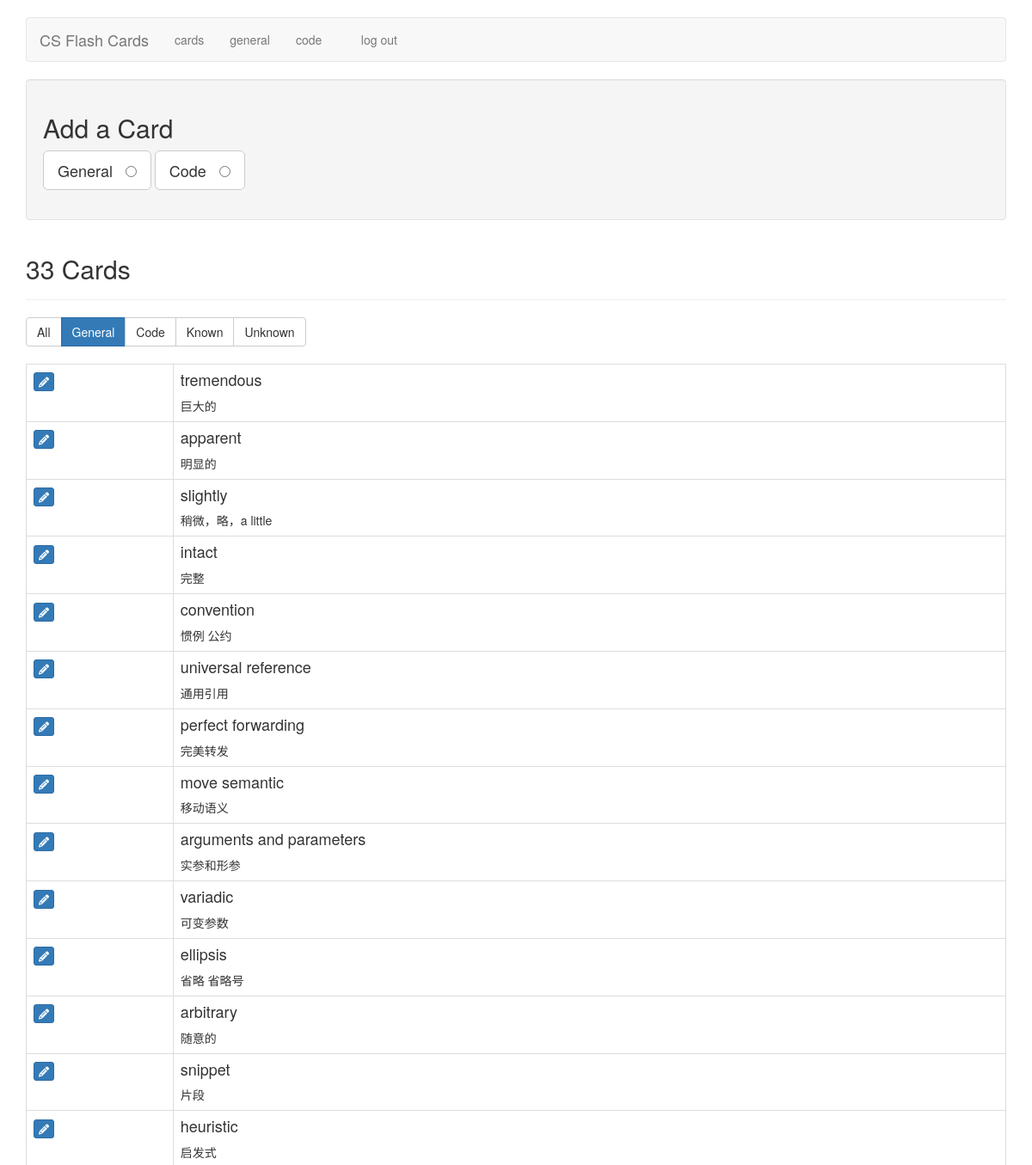
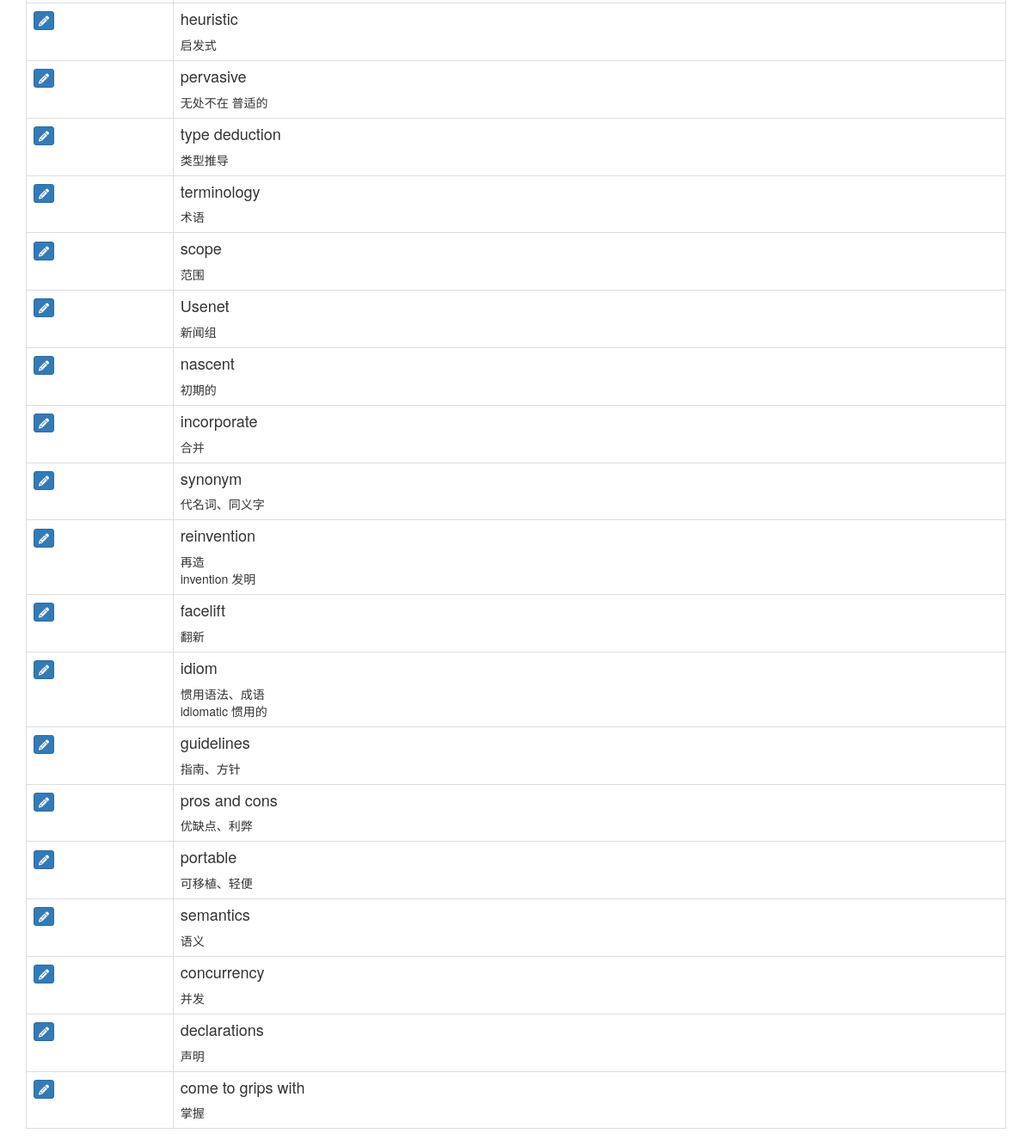
The app's page /filter_cards/general (signed in) with its own data (2 pictures, top to bottom).
### tables this page shows
CREATE TABLE cards (
  id integer primary key autoincrement,
  type tinyint not null, /* 1 for vocab, 2 for code */
  front text not null,
  back text not null,
  known boolean default 0
);

### flash_cards.py (the view)
@app.route('/filter_cards/<filter_name>')
def filter_cards(filter_name):
    if not session.get('logged_in'):
        return redirect(url_for('login'))
    filters = {
        "all":      "where 1 = 1",
        "general":  "where type = 1",
        "code":     "where type = 2",
        "known":    "where known = 1",
        "unknown":  "where known = 0",
    }
    query = filters.get(filter_name)
    if not query:
        return redirect(url_for('cards'))
    db = get_db()
    fullquery = "SELECT id, type, front, back, known FROM cards " + query + " ORDER BY id DESC"
    cur = db.execute(fullquery)
    cards = cur.fetchall()
    return render_template('cards.html', cards=cards, filter_name=filter_name)

### flash_cards.py (called while the page is built)
def connect_db():
    rv = sqlite3.connect(app.config['DATABASE'])
    rv.row_factory = sqlite3.Row
    return rv

def get_db():
    if not hasattr(g, 'sqlite_db'):
        g.sqlite_db = connect_db()
    return g.sqlite_db

### templates/cards.html (shortened to what this page needs)
{% extends "layout.html" %}
{% block body %}
    <div class="well editPanel">
        <h2>Add a Card</h2>
        <form action="{{ url_for('add_card') }}" method="post" class="cardForm">
            <div class="form-group">
                <label for="general" class="toggleButton btn btn-default btn-lg">General &nbsp;
                    <input type="radio" name="type" value="1" id="general"/>
                </label>
                <label for="code" class="toggleButton btn btn-default btn-lg">Code &nbsp;
                    <input type="radio" name="type" value="2" id="code"/>
                </label>
            </div>
        </form>
    </div>
    <div class="page-header">
        <h2>{{ cards|length }} Card{{ '' if (cards|length == 1) else 's' }}</h2>
    </div>
    <div class="btn-group btn-group-md" role="group" aria-label="filters">
        <a href="{{ url_for('filter_cards', filter_name="all") }}" class="btn btn-{{ "primary" if filter_name == "all" else "default" }}">All</a>
        <a href="{{ url_for('filter_cards', filter_name="general") }}" class="btn btn-{{ "primary" if filter_name == "general" else "default" }}">General</a>
        <a href="{{ url_for('filter_cards', filter_name="code") }}" class="btn btn-{{ "primary" if filter_name == "code" else "default" }}">Code</a>
        <a href="{{ url_for('filter_cards', filter_name="known") }}" class="btn btn-{{ "primary" if filter_name == "known" else "default" }}">Known</a>
        <a href="{{ url_for('filter_cards', filter_name="unknown") }}" class="btn btn-{{ "primary" if filter_name == "unknown" else "default" }}">Unknown</a>
    </div>
    <br />
    <br />
    <table class="table table-bordered">
        {% for card in cards %}
            <tr>
                <td>
                    <a href="{{ url_for('edit', card_id=card.id) }}" class="btn btn-xs btn-primary"><i class="fa fa-pencil" aria-hidden="true"></i></a>
                </td>
                <td class="cardContent">
                    <h4>
                        {{ card.front }}
                    </h4>
                    {% if card.type == 1 %}
                        {{ card.back|replace("\n", "<br />")|safe }}
                    {% else %}
                        <pre><code>{{ card.back|escape }}</code></pre>
                    {% endif %}
                </td>
            </tr>
        {% else %}
            <tr>
                <td>
                    <em>No cards to show.</em>
                </td>
            </tr>
        {% endfor %}
    </table>
{% endblock %}

### static/style.css (style rules this page uses)
.cardContent h4 { margin-top: 0; }

### records on screen
cards: front "tremendous", back "巨大的"
cards: front "apparent", back "明显的"
cards: front "slightly", back "稍微，略，a little"
cards: front "intact", back "完整"
cards: front "convention", back "惯例 公约"
cards: front "universal reference", back "通用引用"
cards: front "perfect forwarding", back "完美转发"
cards: front "move semantic", back "移动语义"
cards: front "arguments and parameters", back "实参和形参"
cards: front "variadic", back "可变参数"
cards: front "ellipsis", back "省略 省略号"
cards: front "arbitrary", back "随意的"
cards: front "snippet", back "片段"
cards: front "heuristic", back "启发式"
cards: front "heuristic", back "启发式"
cards: front "pervasive", back "无处不在 普适的"
cards: front "type deduction", back "类型推导"
cards: front "terminology", back "术语"
cards: front "scope", back "范围"
cards: front "Usenet", back "新闻组"
cards: front "nascent", back "初期的"
cards: front "incorporate", back "合并"
cards: front "synonym", back "代名词、同义字"
cards: front "reinvention", back "再造 invention 发明"
cards: front "facelift", back "翻新"
cards: front "idiom", back "惯用语法、成语 idiomatic 惯用的"
cards: front "guidelines", back "指南、方针"
cards: front "pros and cons", back "优缺点、利弊"
cards: front "portable", back "可移植、轻便"
cards: front "semantics", back "语义"
cards: front "concurrency", back "并发"
cards: front "declarations", back "声明"
cards: front "come to grips with", back "掌握"

### other values on screen
{{ cards|length }} "33"
{{ '' if (cards|length == 1) else 's' }} "s"
